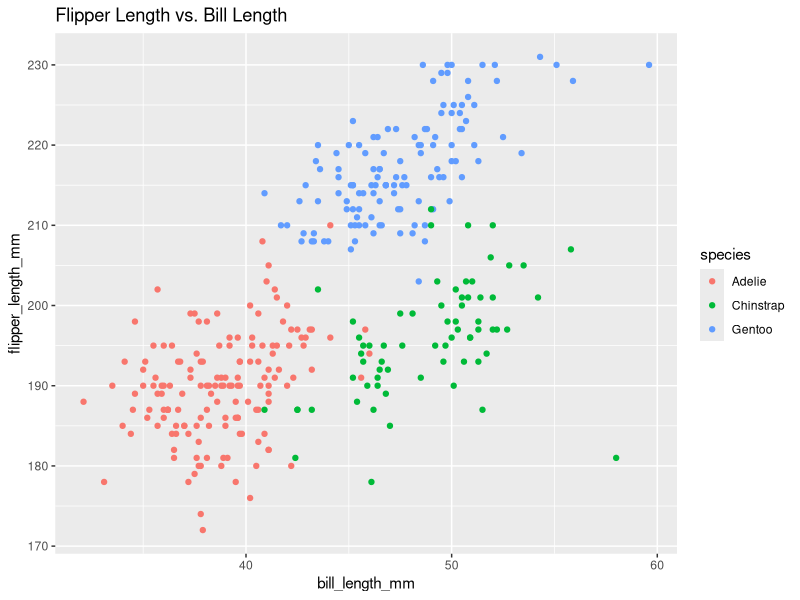
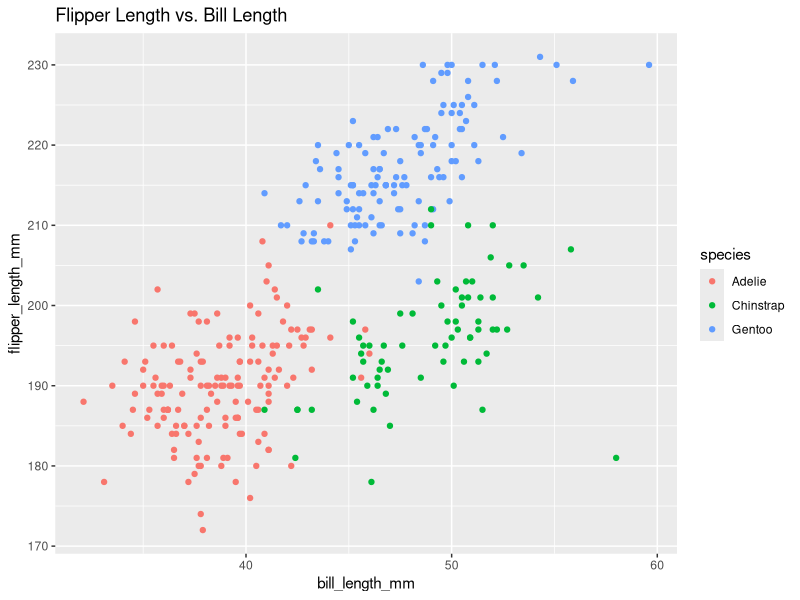

These figures' R source, in order:
## ---- chunk 1
library(tidyverse)
## ---- chunk 2
# Setting seed  
set.seed(1)

# Creating a dataframe
prob_one_df = tibble(
  random_sample = rnorm(10),
  vec_logical = random_sample > 0, 
  vec_character = c("a", "b", "c", "d", "e", "f", "g", "h", "i", "j"),
  vec_factor = factor(c("low", "medium", "high", "low", "medium", "high", "low", "medium", "high", "low" ))
)

knitr::kable(prob_one_df)
## ---- chunk 3
# taking the mean of each variable in the dataframe
mean_random_sample = mean(pull(prob_one_df, random_sample))

mean_vec_logical = mean(pull(prob_one_df, vec_logical))

mean_vec_character = mean(pull(prob_one_df, vec_character))

mean_vec_factor = mean(pull(prob_one_df, vec_factor))
## ---- chunk 4
# Applying the as.numeric function to the logical, character, and factor variables 
convert_logical = as.numeric(pull(prob_one_df, vec_logical))

convert_character = as.numeric(pull(prob_one_df, vec_character))

convert_factor = as.numeric(pull(prob_one_df, vec_factor))
## ---- chunk 5
# loading dataset 
data("penguins", package = "palmerpenguins")

# looking at the names and values of important variables 
names_species = pull(penguins, species)

names_island = pull(penguins, island)

names_sex = pull(penguins, sex)

names_year = pull(penguins, year)

# calculating means and standard deviations for important numeric variables

mean_bill_length = mean(pull(penguins, bill_length_mm), na.rm = TRUE)
sd_bill_length = sd(pull(penguins, bill_length_mm), na.rm = TRUE)

mean_bill_depth = mean(pull(penguins, bill_depth_mm), na.rm = TRUE)
sd_bill_depth = sd(pull(penguins, bill_depth_mm), na.rm = TRUE)

mean_flipper_length = mean(pull(penguins, flipper_length_mm), na.rm = TRUE)
sd_flipper_length = sd(pull(penguins, flipper_length_mm), na.rm = TRUE)

mean_body_mass = mean(pull(penguins, body_mass_g), na.rm = TRUE)
sd_body_mass = sd(pull(penguins, body_mass_g), na.rm = TRUE)

# determining mean flipper length 
mean_flipper_length = mean(pull(penguins, flipper_length_mm), na.rm = TRUE)
## ---- chunk 6
# creating dataframe for flipper length, bill length, and species 
plot_df = tibble(
  bill_length_mm = penguins$bill_length_mm,
  flipper_length_mm = penguins$flipper_length_mm,
  species = penguins$species
)

# making scatterplot for flipper length and bill length
ggplot(plot_df, aes(x = bill_length_mm, y = flipper_length_mm, color = species)) + geom_point() + ggtitle("Flipper Length vs. Bill Length")

# exporting scatterplot to project directory 
ggsave("p2_scatter_plot.pdf", height = 4, width = 6)
